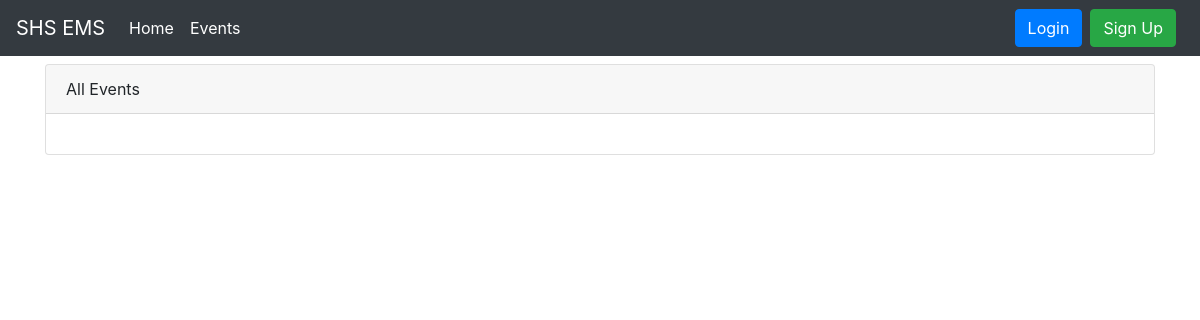
Page /events/ on the earlier database version.
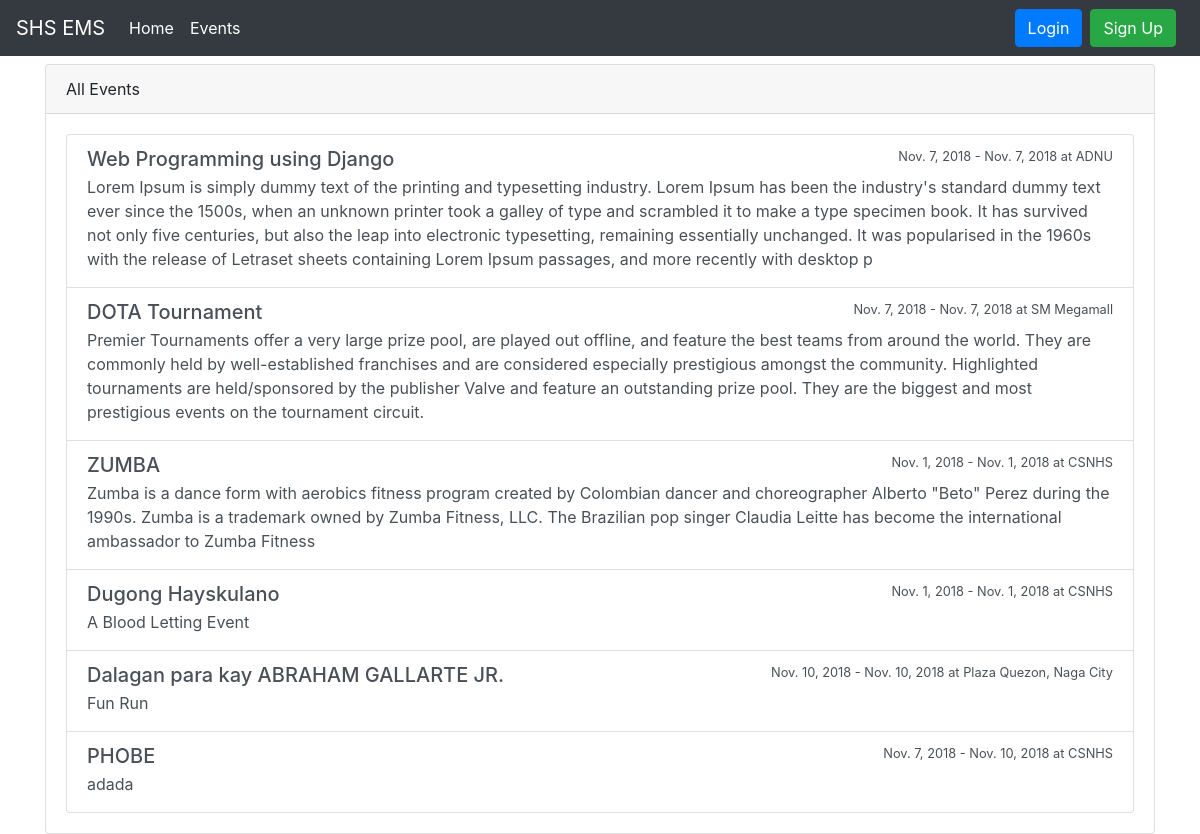
Same page on the later database version.
### events/models.py (models this page shows, shortened)
class Event(models.Model):
    name = models.CharField("Name of Event", max_length = 100, default = "")
    description = models.TextField("Description", max_length = 2000, blank = True)
    max_slots = models.IntegerField("Max Slots", blank = True, null = True)
    date_from = models.DateField("Start Date")
    date_to = models.DateField("End Date")
    time_from = models.TimeField("Start Time")
    time_to = models.TimeField("End Time")
    venue = models.CharField("Venue", max_length = 100)
    date_created = models.DateTimeField("Date Created", auto_now_add = True)
    creator = models.ForeignKey(to="users.Participant", on_delete = models.CASCADE)

### events/views.py (the view)
# urls.py: path("events/", EventListView.as_view(), name="event_list"),
class EventListView(ListView):
    model = Event
    template_name = "event_list.html"
    context_object_name = "event_list"

### templates/event_list.html (shortened to what this page needs)
{% extends "base.html" %}
{% block content %}
<div class="list-group">
    <div class="card mt-2">
            <div class="card-header">
              All Events
            </div>
            <div class="card-body">
              <div class="list-group">
                    {% for event in event_list %}
                    <a href="{% url 'event_detail' event.pk %}" class="list-group-item list-group-item-action flex-column align-items-start">
                      <div class="d-flex w-100 justify-content-between">
                        <h5 class="mb-1">{{ event.name }}</h5>
                        <small>{{ event.date_from }} - {{ event.date_to }} at {{ event.venue }}</small>
                      </div>
                      <p class="mb-1">{{ event.description | slice:":500"}}</p>
                    </a>
            {% endfor %}
        </div>
    </div>
</div>
{% endblock %}

### templates/base.html (shortened to what this page needs)
<!doctype html>
<html lang="en">
  <head>
    <link rel="stylesheet" href="https://stackpath.bootstrapcdn.com/bootstrap/4.1.3/css/bootstrap.min.css">
  </head>
  <body>
        <nav class="navbar navbar-expand-lg navbar-dark bg-dark">
                <a class="navbar-brand" href="{% url 'home' %}">SHS EMS</a>
                <div class="collapse navbar-collapse" id="navbarSupportedContent">
                  <ul class="navbar-nav mr-auto">
                    <li class="nav-item active">
                      <a class="nav-link" href="{% url 'home' %}">Home <span class="sr-only">(current)</span></a>
                    </li>
                    <li class="nav-item active">
                      <a class="nav-link" href="{% url 'event_list' %}">Events</a>
                  </ul>
                  {% if user.is_authenticated %}
                     <div class="btn-group">
                        <button type="button" class="btn btn-secondary dropdown-toggle" data-toggle="dropdown" aria-haspopup="true" aria-expanded="false">
                          {{ user.username }}
                        </button>
                        <div class="dropdown-menu dropdown-menu-right">
                            <a href ="{% url 'logout' %}">
                              <button class="dropdown-item" type="button">Logout</button>
                            </a>
                        </div>
                      </div>
                  {% else %}
                     <a href = "{% url 'login' %}"><button type="button" class="btn btn-primary">Login</button></a>
                     <a href = "{% url 'signup' %}"><button type="button" class="btn btn-success mx-2">Sign Up</button></a>
                  {% endif %}
                </div>
              </nav>
    <div class="container">
        {% block content %}
        {% endblock %}
    </div>
  </body>
</html>

Differences in the rows shown:
added Event: name "Web Programming using Django", date_from "Nov. 7, 2018", date_to "Nov. 7, 2018", venue "ADNU", description "Lorem Ipsum is simply dummy text of the printing and typesetting industry. Lorem Ipsum has been the industry's standard dummy text ever since the 1500s, when an unknown printer took a galley of type and scrambled it to make a type specimen book. It has survived not only five centuries, but also the leap into electronic typesetting, remaining essentially unchanged. It was popularised in the 1960s with the release of Letraset sheets containing Lorem Ipsum passages, and more recently with desktop p"
added Event: name "DOTA Tournament", date_from "Nov. 7, 2018", date_to "Nov. 7, 2018", venue "SM Megamall", description "Premier Tournaments offer a very large prize pool, are played out offline, and feature the best teams from around the world. They are commonly held by well-established franchises and are considered especially prestigious amongst the community. Highlighted tournaments are held/sponsored by the publisher Valve and feature an outstanding prize pool. They are the biggest and most prestigious events on the tournament circuit."
added Event: name "ZUMBA", date_from "Nov. 1, 2018", date_to "Nov. 1, 2018", venue "CSNHS", description "Zumba is a dance form with aerobics fitness program created by Colombian dancer and choreographer Alberto \"Beto\" Perez during the 1990s. Zumba is a trademark owned by Zumba Fitness, LLC. The Brazilian pop singer Claudia Leitte has become the international ambassador to Zumba Fitness"
added Event: name "Dugong Hayskulano", date_from "Nov. 1, 2018", date_to "Nov. 1, 2018", venue "CSNHS", description "A Blood Letting Event"
added Event: name "Dalagan para kay ABRAHAM GALLARTE JR.", date_from "Nov. 10, 2018", date_to "Nov. 10, 2018", venue "Plaza Quezon, Naga City", description "Fun Run"
added Event: name "PHOBE", date_from "Nov. 7, 2018", date_to "Nov. 10, 2018", venue "CSNHS", description "adada"
